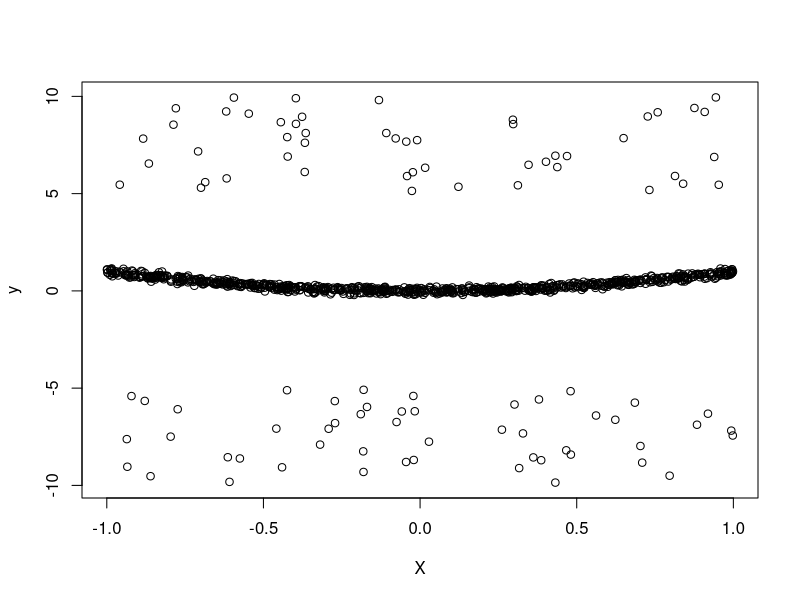
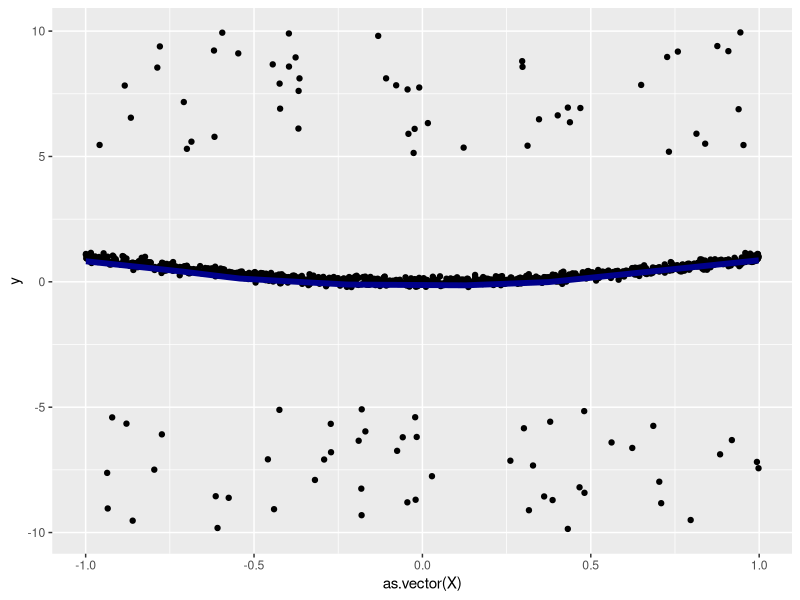
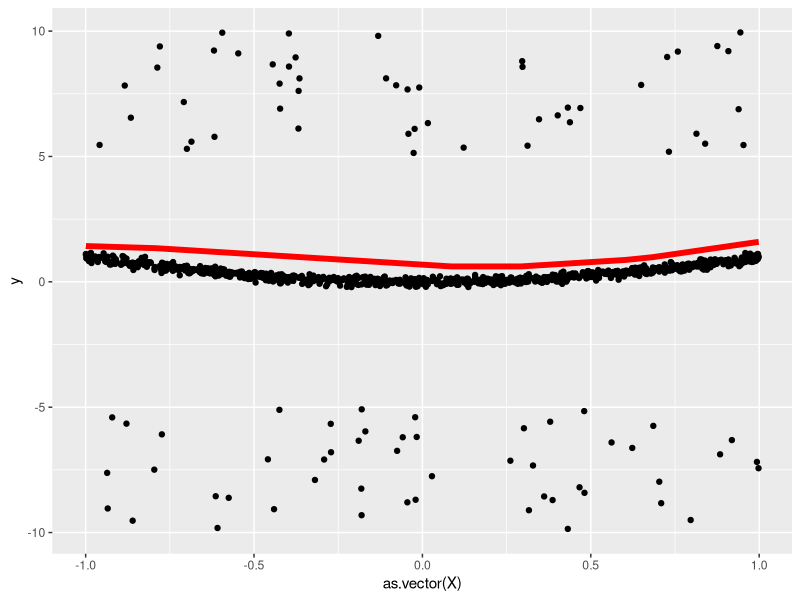
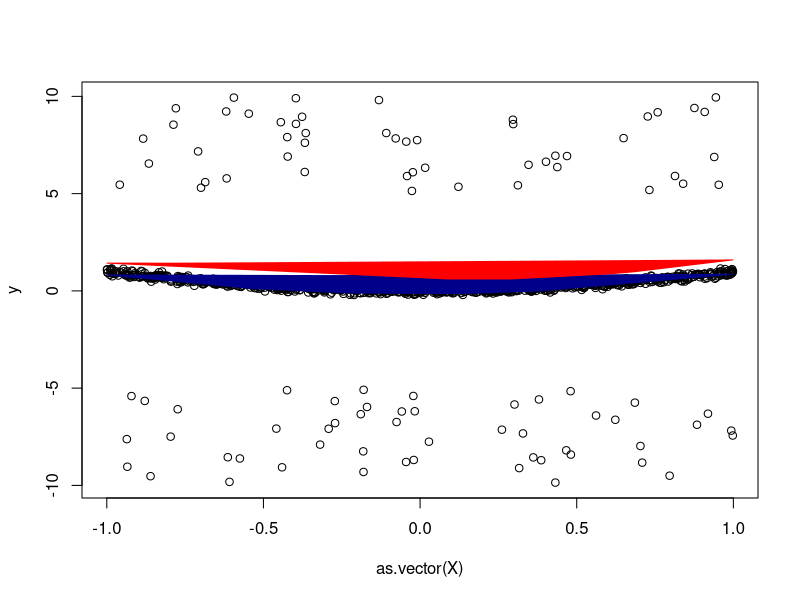

Write R code to recreate these figures, in order.
## ---- chunk 1
knitr::opts_chunk$set(echo = TRUE)
## ---- chunk 2
library(ggplot2)
## ---- chunk 3
# Create list of weights to describe a dense neural network.
#
# Args:
#     sizes: A vector giving the size of each layer, including
#
#
# Returns:
#     A list containing initialized weights and biases.
casl_nn_make_weights <- function(sizes){
  L <- length(sizes) - 1L
  weights <- vector("list", L)
  for (j in seq_len(L)){
    w <- matrix(rnorm(sizes[j] * sizes[j + 1L]),
            ncol = sizes[j],
            nrow = sizes[j + 1L])
    weights[[j]] <- list(w=w,
                     b=rnorm(sizes[j + 1L]))
  }
  weights
}
weight <- casl_nn_make_weights(c(1, 25, 1))
## ---- chunk 4
# Apply a rectified linear unit (ReLU) to a vector/matrix.
#
# Args:
#     v: A numeric vector or matrix.
#
# Returns:
#     The original input with negative values truncated to zero.
casl_util_ReLU <- function(v){
v[v < 0] <- 0
v }
## ---- chunk 5
# Apply derivative of the rectified linear unit (ReLU).
#
# Args:
#     v: A numeric vector or matrix.
#
# Returns:
#     Sets positive values to 1 and negative values to zero.
casl_util_ReLU_p <- function(v){
  p <- v * 0
  p[v > 0] <- 1
  p
}
## ---- chunk 6
# Derivative of the mean absolute deviance (MAD) function.
#
# Args:
#     y: A numeric vector of responses.
#     a: A numeric vector of predicted responses.
#
# Returns:
#     Returned current derivative the MAD function.
casl_util_mse_p <- function(y, a){
  temp <- c()
  for(i in 1:length(a)){
    if( y[i] <= a[i]) 
      temp[i] <- 1
    else 
      temp[i] <- -1
  }
  temp
}
## ---- chunk 7
# Apply forward propagation to a set of NN weights and biases.
#
# Args:
#     x: A numeric vector representing one row of the input.
#     weights: A list created by casl_nn_make_weights.
#     sigma: The activation function.
#
# Returns:
#     A list containing the new weighted responses (z) and
#     activations (a).
casl_nn_forward_prop <- function(x, weights, sigma){
  L <- length(weights)
  z <- vector("list", L)
  a <- vector("list", L)
  for (j in seq_len(L)){
  a_j1 <- if(j == 1) x else a[[j - 1L]]
  z[[j]] <- weights[[j]]$w %*% a_j1 + weights[[j]]$b
  a[[j]] <- if (j != L) sigma(z[[j]]) else z[[j]]
  }
  list(z=z, a=a)
}
## ---- chunk 8
# Apply backward propagation algorithm.
#
# Args:
#     x: A numeric vector representing one row of the input.
#     y: A numeric vector representing one row of the response.
#     weights: A list created by casl_nn_make_weights.
#     f_obj: Output of the function casl_nn_forward_prop.
#     sigma_p: Derivative of the activation function.
#     f_p: Derivative of the loss function.
#
# Returns:
#     A list containing the new weighted responses (z) and
#     activations (a).
casl_nn_backward_prop <- function(x, y, weights, f_obj, sigma_p, f_p){
  z <- f_obj$z
  a <- f_obj$a
  L <- length(weights)
  grad_z <- vector("list", L)
  grad_w <- vector("list", L)
  for (j in rev(seq_len(L))){
    if (j == L) {
      grad_z[[j]] <- f_p(y, a[[j]])
      } else {
        grad_z[[j]] <- (t(weights[[j + 1]]$w) %*% grad_z[[j + 1]]) * sigma_p(z[[j]])
        }
    a_j1 <- if(j == 1) x else a[[j - 1L]]
    grad_w[[j]] <- grad_z[[j]] %*% t(a_j1)
    }
  list(grad_z=grad_z, grad_w=grad_w)
}
## ---- chunk 9
# Apply stochastic gradient descent (SGD) to estimate NN.
#
# Args:
#     X: A numeric data matrix.
#     y: A numeric vector of responses.
#     sizes: A numeric vector giving the sizes of layers in
#            the neural network.
#     epochs: Integer number of epochs to computer.
#     eta: Positive numeric learning rate.
#     weights: Optional list of starting weights.
#
# Returns:
#     A list containing the trained weights for the network.
casl_nn_sgd <- function(X, y, sizes, epochs, eta, weights=NULL){
  if (is.null(weights)){
    weights <- casl_nn_make_weights(sizes)
  }
  ## for every individual, update the weights; repeat the procedure over all individuals.
  for (epoch in seq_len(epochs)){
    for (i in seq_len(nrow(X))){ 
      f_obj <- casl_nn_forward_prop(X[i,], weights, casl_util_ReLU)
      b_obj <- casl_nn_backward_prop(X[i,], y[i,], weights,
                                     f_obj, casl_util_ReLU_p, casl_util_mse_p)
      for (j in seq_along(weights)){
        weights[[j]]$b <- weights[[j]]$b -eta * b_obj$grad_z[[j]]
        weights[[j]]$w <- weights[[j]]$w -eta * b_obj$grad_w[[j]]
      }
    }
  }
  weights
}
## ---- chunk 10
# Predict values from a training neural network.
#
# Args:
#     weights: List of weights describing the neural network.
#     X_test: A numeric data matrix for the predictions.
#
# Returns:
#     A matrix of predicted values.
casl_nn_predict <- function(weights, X_test){
  p <- length(weights[[length(weights)]]$b)
  y_hat <- matrix(0, ncol = p, nrow = nrow(X_test))
  for (i in seq_len(nrow(X_test))){
    a <- casl_nn_forward_prop(X_test[i,], weights, casl_util_ReLU)$a
    y_hat[i, ] <- a[[length(a)]]
    }
  y_hat
}
## ---- chunk 11
set.seed(1215)
X <- matrix(runif(1000, min=-1, max=1), ncol=1)
s <- sample(1:1000, 100)
y<-rep(0,1000)
y[-s] <- X[-s,1,drop = FALSE]^2 + rnorm(900, sd = 0.1)
y[sort(s)] <- c(runif(50,-10,-5),runif(50,5,10))
y<-as.matrix(y)
plot(X,y)
## ---- chunk 12
weights <- casl_nn_sgd(X, y, sizes = c(1, 25, 1), epochs=15, eta=0.01)
y_pred_mad <- casl_nn_predict(weights, X)
## ---- chunk 13
mse<-function(y_pred,y){
  mean((y_pred-y)^2)
}
mse(y_pred_mad,y)
## ---- chunk 14
data_mad<-cbind(y,y_pred_mad,X)
plot_mad<-ggplot(as.data.frame(data_mad))+geom_point(aes(x=as.vector(X),y=y))
plot_mad+geom_line(aes(x=as.vector(X),y=y_pred_mad),colour = "darkblue",size =2)
## ---- chunk 15
# Create list of weights to describe a dense neural network.
#
# Args:
#     sizes: A vector giving the size of each layer, including
#
#
# Returns:
#     A list containing initialized weights and biases.
casl_nn_make_weights <- function(sizes){
  L <- length(sizes) - 1L
  weights <- vector("list", L)
  for (j in seq_len(L)){
    w <- matrix(rnorm(sizes[j] * sizes[j + 1L]),
            ncol = sizes[j],
            nrow = sizes[j + 1L])
    weights[[j]] <- list(w=w,
                     b=rnorm(sizes[j + 1L]))
  }
  weights
}
weight <- casl_nn_make_weights(c(1, 25, 1))
## ---- chunk 16
# Apply a rectified linear unit (ReLU) to a vector/matrix.
#
# Args:
#     v: A numeric vector or matrix.
#
# Returns:
#     The original input with negative values truncated to zero.
casl_util_ReLU <- function(v){
v[v < 0] <- 0
v }
## ---- chunk 17
# Apply derivative of the rectified linear unit (ReLU).
#
# Args:
#     v: A numeric vector or matrix.
#
# Returns:
#     Sets positive values to 1 and negative values to zero.
casl_util_ReLU_p <- function(v){
  p <- v * 0
  p[v > 0] <- 1
  p
}
## ---- chunk 18
# Derivative of the mean absolute deviance (MAD) function.
#
# Args:
#     y: A numeric vector of responses.
#     a: A numeric vector of predicted responses.
#
# Returns:
#     Returned current derivative the MAD function.
casl_util_mse_p <- function(y, a){
  2*(a-y)
}
## ---- chunk 19
# Apply forward propagation to a set of NN weights and biases.
#
# Args:
#     x: A numeric vector representing one row of the input.
#     weights: A list created by casl_nn_make_weights.
#     sigma: The activation function.
#
# Returns:
#     A list containing the new weighted responses (z) and
#     activations (a).
casl_nn_forward_prop <- function(x, weights, sigma){
  L <- length(weights)
  z <- vector("list", L)
  a <- vector("list", L)
  for (j in seq_len(L)){
  a_j1 <- if(j == 1) x else a[[j - 1L]]
  z[[j]] <- weights[[j]]$w %*% a_j1 + weights[[j]]$b
  a[[j]] <- if (j != L) sigma(z[[j]]) else z[[j]]
  }
  list(z=z, a=a)
}
## ---- chunk 20
# Apply backward propagation algorithm.
#
# Args:
#     x: A numeric vector representing one row of the input.
#     y: A numeric vector representing one row of the response.
#     weights: A list created by casl_nn_make_weights.
#     f_obj: Output of the function casl_nn_forward_prop.
#     sigma_p: Derivative of the activation function.
#     f_p: Derivative of the loss function.
#
# Returns:
#     A list containing the new weighted responses (z) and
#     activations (a).
casl_nn_backward_prop <- function(x, y, weights, f_obj, sigma_p, f_p){
  z <- f_obj$z
  a <- f_obj$a
  L <- length(weights)
  grad_z <- vector("list", L)
  grad_w <- vector("list", L)
  for (j in rev(seq_len(L))){
    if (j == L) {
      grad_z[[j]] <- f_p(y, a[[j]])
      } else {
        grad_z[[j]] <- (t(weights[[j + 1]]$w) %*% grad_z[[j + 1]]) * sigma_p(z[[j]])
        }
    a_j1 <- if(j == 1) x else a[[j - 1L]]
    grad_w[[j]] <- grad_z[[j]] %*% t(a_j1)
    }
  list(grad_z=grad_z, grad_w=grad_w)
}
## ---- chunk 21
# Apply stochastic gradient descent (SGD) to estimate NN.
#
# Args:
#     X: A numeric data matrix.
#     y: A numeric vector of responses.
#     sizes: A numeric vector giving the sizes of layers in
#            the neural network.
#     epochs: Integer number of epochs to computer.
#     eta: Positive numeric learning rate.
#     weights: Optional list of starting weights.
#
# Returns:
#     A list containing the trained weights for the network.
casl_nn_sgd <- function(X, y, sizes, epochs, eta, weights=NULL){
  if (is.null(weights)){
    weights <- casl_nn_make_weights(sizes)
  }
  ## for every individual, update the weights; repeat the procedure over all individuals.
  for (epoch in seq_len(epochs)){
    for (i in seq_len(nrow(X))){ 
      f_obj <- casl_nn_forward_prop(X[i,], weights, casl_util_ReLU)
      b_obj <- casl_nn_backward_prop(X[i,], y[i,], weights,
                                     f_obj, casl_util_ReLU_p, casl_util_mse_p)
      for (j in seq_along(weights)){
        weights[[j]]$b <- weights[[j]]$b -eta * b_obj$grad_z[[j]]
        weights[[j]]$w <- weights[[j]]$w -eta * b_obj$grad_w[[j]]
      }
    }
  }
  weights
}
## ---- chunk 22
# Predict values from a training neural network.
#
# Args:
#     weights: List of weights describing the neural network.
#     X_test: A numeric data matrix for the predictions.
#
# Returns:
#     A matrix of predicted values.
casl_nn_predict <- function(weights, X_test){
  p <- length(weights[[length(weights)]]$b)
  y_hat <- matrix(0, ncol = p, nrow = nrow(X_test))
  for (i in seq_len(nrow(X_test))){
    a <- casl_nn_forward_prop(X_test[i,], weights, casl_util_ReLU)$a
    y_hat[i, ] <- a[[length(a)]]
    }
  y_hat
}
## ---- chunk 23
weights <- casl_nn_sgd(X, y, sizes = c(1, 25, 1), epochs=15, eta=0.01)
y_pred_mse <- casl_nn_predict(weights, X)
## ---- chunk 24
mse<-function(y_pred,y){
  mean((y_pred-y)^2)
}
mse(y_pred_mse,y)
## ---- chunk 25
data_mse<-cbind(y,y_pred_mse,X)
plot_mse<-ggplot(as.data.frame(data_mse))+geom_point(aes(x=as.vector(X),y=y))
plot_mse+geom_line(aes(x=as.vector(X),y=y_pred_mse),colour = "red",size =2)
## ---- chunk 26
plot(as.vector(X), y, col="black" )
lines(as.vector(X), y_pred_mad, col="darkblue")
lines(as.vector(X),y_pred_mse, col="red")
